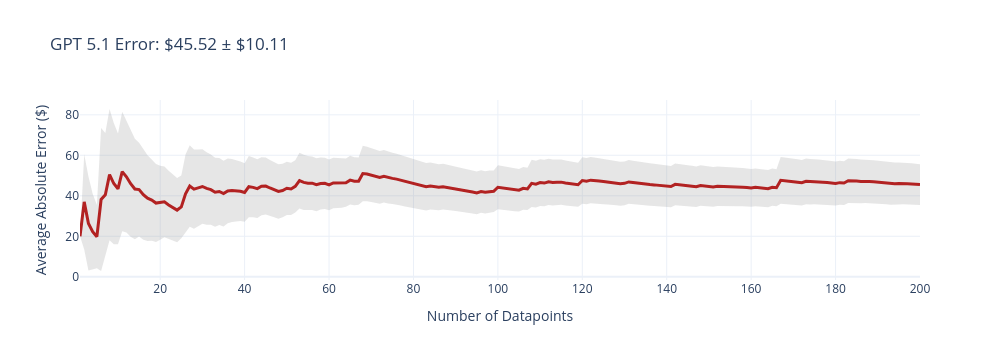
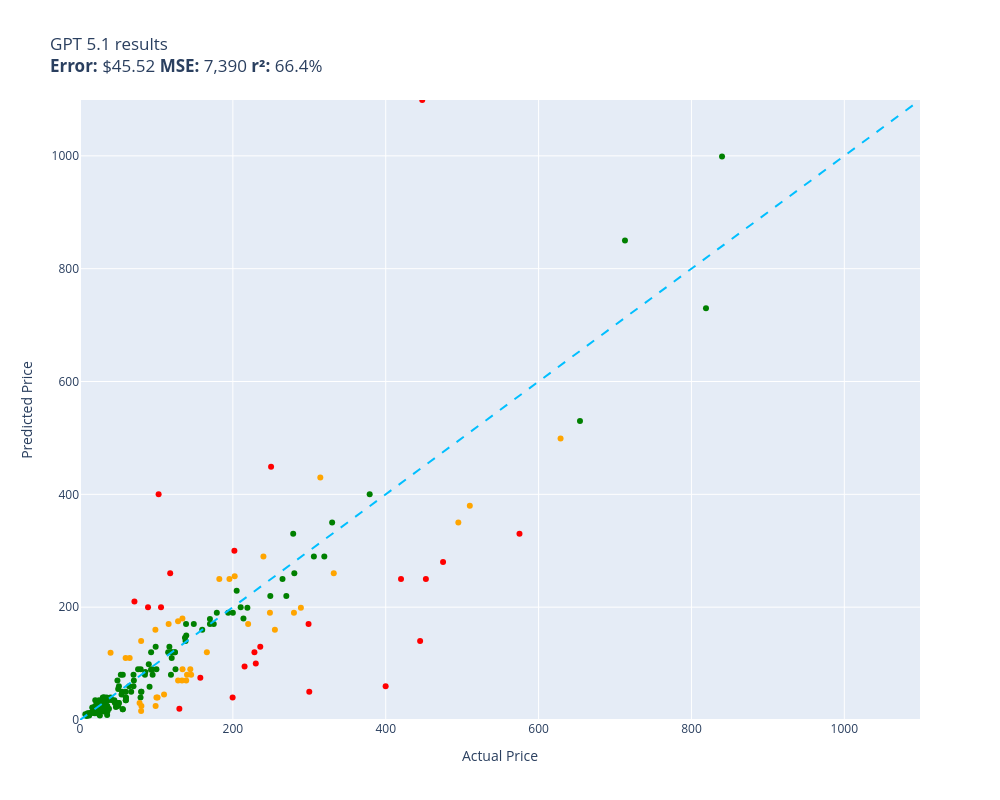

Notebook source saved alongside these figures, in order:
### Code cell
evaluate(gpt_5__1, test)

### Figure 1 — Plotly figure (JSON) as saved in the notebook; plotly's stock layout.template omitted (floating-point values rounded to 4 significant figures; data arrays with more than 128 entries replaced by an {"elided": "..."} marker saying what was removed)
{"data": [{"fill": "toself", "fillcolor": "rgba(128,128,128,0.2)", "hoverinfo": "skip", "line": {"color": "rgba(255,255,255,0)"}, "name": "95% CI", "showlegend": false, "type": "scatter", "x": {"elided": "400 int values"}, "y": {"elided": "400 float values"}}, {"customdata": {"elided": "200x1 float values"}, "hovertemplate": "n=%{x}<br>Avg Error=$%{y:,.2f}<br>±95% CI=$%{customdata[0]:,.2f}<extra></extra>", "line": {"color": "firebrick", "width": 3}, "mode": "lines", "name": "Cumulative Avg Error", "type": "scatter", "x": {"elided": "200 int values"}, "y": {"elided": "200 float values"}}], "layout": {"height": 360, "showlegend": false, "title": {"text": "GPT 5.1 Error: $45.52 ± $10.11"}, "width": 1000, "xaxis": {"title": {"text": "Number of Datapoints"}}, "yaxis": {"title": {"text": "Average Absolute Error ($)"}}}}

### Figure 2 — Plotly figure (JSON) as saved in the notebook; plotly's stock layout.template omitted (floating-point values rounded to 4 significant figures; data arrays with more than 128 entries replaced by an {"elided": "..."} marker saying what was removed)
{"data": [{"customdata": {"elided": "140x1 str values"}, "hovertemplate": "%{customdata[0]}<extra></extra>", "legendgroup": "green", "marker": {"color": "green", "size": 6, "symbol": "circle"}, "mode": "markers", "name": "green", "orientation": "v", "showlegend": true, "type": "scatter", "x": {"elided": "140 float values"}, "xaxis": "x", "y": {"elided": "140 float values"}, "yaxis": "y"}, {"customdata": [["telpo Headlight Assembly Fit For 15 Camr...\nGuess=$169.99 Actual=$115.99"], ["SuppliesOutlet Compatible Toner Cartridg...\nGuess=$89.99 Actual=$144.29"], ["Intermatic PX300 12V 300W Transformer wi...\nGuess=$180.00 Actual=$134.00"], ["Bam Trekking 3027SB Single Black Clarine...\nGuess=$260.00 Actual=$332.00"], ["Mini PC, Kinupute Desktop Computer E3-12...\nGuess=$349.99 Actual=$495.00"], ["Aolemi Oil Rubbed Bronze Single Function...\nGuess=$159.99 Actual=$98.65"], ["Clementoni 39132.5 Jigsaw Puzzle 1,000 P...\nGuess=$15.99 Actual=$79.95"], ["KOMPUTERBAY 4GB 2X 2GB DDR2 1066MHz PC2-...\nGuess=$24.99 Actual=$80.34"], ["Evergreen HSHB2005 Cylinder Head Gasket ...\nGuess=$109.99 Actual=$59.69"], ["Tidal Front + Rear Fender Flares 4PC Poc...\nGuess=$159.99 Actual=$254.99"], ["Dakota Alert MURS Alert Probe Sensor - M...\nGuess=$169.99 Actual=$219.99"], ["Wenger City Upgrade Laptop Backpack with...\nGuess=$79.99 Actual=$145.42"], ["Diversitech WG840585 Motor, (Ddb) 1/3Hp,...\nGuess=$89.99 Actual=$134.12"], ["MC: Pindicator (Dual Intensity Amber)\nGuess=$119.00 Actual=$40.00"], ["Evan-Fischer Front Bumper Cover Compatib...\nGuess=$254.99 Actual=$202.38"], ["Webcem Solar Shed Light Outdoor Indoor, ...\nGuess=$29.99 Actual=$77.96"], ["Western Digital Enterprise RE4-GP 2TB SA...\nGuess=$45.00 Actual=$109.95"], ["Poison Spyder 10-08-020 Rocker Knocker\nGuess=$499.00 Actual=$628.76"], ["VLAND LED Smoked Taillights Compatible F...\nGuess=$289.99 Actual=$239.99"], ["Trail Gear Twin Stick Kit for Top Shift ...\nGuess=$189.99 Actual=$279.92"], ["Marvel Legends Series X-Men 6-Inch Archa...\nGuess=$24.99 Actual=$98.95"], ["ANZO USA 111207 GMC SIERRA 99-06 / YUKON...\nGuess=$249.99 Actual=$182.28"], ["AC Compressor & A/C Kit For BMW 335i 335...\nGuess=$429.95 Actual=$314.41"], ["DuraGo 29515020 Front Hub Assembly\nGuess=$69.99 Actual=$128.34"], ["MXR Carbon Copy Deluxe Analog Delay Guit...\nGuess=$249.99 Actual=$195.50"], ["Cardone 84-58642 New HEI Electronic Dist...\nGuess=$119.99 Actual=$165.99"], ["New Replacement seat cover fits Yamaha M...\nGuess=$69.99 Actual=$138.95"], ["UPR Mach 1 Chin Spoiler Fits 94-98 Musta...\nGuess=$109.99 Actual=$64.99"], ["ROHL WSGUM3018WH Wire Sink Grids, White\nGuess=$175.00 Actual=$128.28"], ["Competition Clutch Disc and Pressure Pla...\nGuess=$379.99 Actual=$510.00"], ["StonKraft Brass Chess Board Game Set wit...\nGuess=$79.99 Actual=$140.00"], ["Audio Techinca ATW-T1002 System 10 Handh...\nGuess=$199.00 Actual=$289.00"], ["DuraGo BR5330 Front Vented Disc Brake Ro...\nGuess=$39.99 Actual=$101.51"], ["PowerSport Front Rear Brakes and Rotors ...\nGuess=$189.99 Actual=$248.51"], ["Targus CityGear Durable Backpack, Black,...\nGuess=$69.99 Actual=$133.43"], ["Fitness Center Gym Room Weight Train Dua...\nGuess=$39.99 Actual=$99.99"], ["MonMount Triple Monitor Stand Freestandi...\nGuess=$139.99 Actual=$79.99"]], "hovertemplate": "%{customdata[0]}<extra></extra>", "legendgroup": "orange", "marker": {"color": "orange", "size": 6, "symbol": "circle"}, "mode": "markers", "name": "orange", "orientation": "v", "showlegend": true, "type": "scatter", "x": [116.0, 144.3, 134.0, 332.0, 495.0, 98.65, 79.95, 80.34, 59.69, 255.0, 220.0, 145.4, 134.1, 40.0, 202.4, 77.96, 110.0, 628.8, 240.0, 279.9, 98.95, 182.3, 314.4, 128.3, 195.5, 166.0, 138.9, 64.99, 128.3, 510.0, 140.0, 289.0, 101.5, 248.5, 133.4, 99.99, 79.99], "xaxis": "x", "y": [170.0, 89.99, 180.0, 260.0, 350.0, 160.0, 15.99, 24.99, 110.0, 160.0, 170.0, 79.99, 89.99, 119.0, 255.0, 29.99, 45.0, 499.0, 290.0, 190.0, 24.99, 250.0, 429.9, 69.99, 250.0, 120.0, 69.99, 110.0, 175.0, 380.0, 79.99, 199.0, 39.99, 190.0, 69.99, 39.99, 140.0], "yaxis": "y"}, {"customdata": [["RBC12-UPC Replacement Battery Cartridge ...\nGuess=$99.99 Actual=$229.99"], ["ACDelco GM Original Equipment FW339 Fron...\nGuess=$95.00 Actual=$215.33"], ["DEWALT 20V MAX* XR Impact Driver with Bl...\nGuess=$249.99 Actual=$452.53"], ["JRready ST6313 DT Deutsch Connector Kit,...\nGuess=$39.99 Actual=$199.68"], ["AUTOFREE LED Tail Lights Assembly Compat...\nGuess=$299.99 Actual=$201.99"], ["3D Tree Hole Branches 075 Stair Risers D...\nGuess=$19.99 Actual=$129.99"], ["KOHLER 18865-CP Filtered Water Faucet, P...\nGuess=$280.00 Actual=$475.00"], ["Sumerain S1339CM Double Handle Widesprea...\nGuess=$130.00 Actual=$235.86"], ["Lighted Triangle Mirror Cabinet Bathroom...\nGuess=$139.99 Actual=$445.00"], ["Pioneer 2AM401-BN Two Handle Kitchen Fau...\nGuess=$120.00 Actual=$228.22"], ["Grey Pneumatic 1311SD Impact Socket Set\nGuess=$74.99 Actual=$157.43"], ["Walker Exhaust Ultra EPA 16478 Direct Fi...\nGuess=$329.99 Actual=$574.99"], ["LSI Broadcom SAS 9300-8i 8-port 12Gb/s S...\nGuess=$260.00 Actual=$118.00"], ["Canon Sure Shot 90u 35mm Date Camera\nGuess=$60.00 Actual=$399.89"], ["Mikrotik RB3011UIAS-RM RouterBOARD 10xGi...\nGuess=$169.99 Actual=$299.00"], ["GENUINE VOLVO THERMOSTAT (3.0, 3.2) S60 ...\nGuess=$399.99 Actual=$102.85"], ["CradlePoint Compact Broadband Router (CB...\nGuess=$199.99 Actual=$89.00"], ["Amana Tool - SC587 Carbide Tipped 3-Wing...\nGuess=$210.00 Actual=$71.23"], ["Music Hall pa15.3 MM/MC Phono Preamplifi...\nGuess=$449.00 Actual=$250.00"], ["KUNFINE Android Radio CarPlay & Android ...\nGuess=$199.99 Actual=$106.00"], ["Steering Wheel, Carbon Fiber Automotive ...\nGuess=$1,099.00 Actual=$447.74"], ["Pacific Drums PDCM1618TTRB 16 x 18 Inche...\nGuess=$249.99 Actual=$419.99"], ["HP Laserjet 2100 Laser Printer W/Test Pr...\nGuess=$50.00 Actual=$299.98"]], "hovertemplate": "%{customdata[0]}<extra></extra>", "legendgroup": "red", "marker": {"color": "red", "size": 6, "symbol": "circle"}, "mode": "markers", "name": "red", "orientation": "v", "showlegend": true, "type": "scatter", "x": [230.0, 215.3, 452.5, 199.7, 202.0, 130.0, 475.0, 235.9, 445.0, 228.2, 157.4, 575.0, 118.0, 399.9, 299.0, 102.8, 89.0, 71.23, 250.0, 106.0, 447.7, 420.0, 300.0], "xaxis": "x", "y": [99.99, 95.0, 250.0, 39.99, 300.0, 19.99, 280.0, 130.0, 140.0, 120.0, 74.99, 330.0, 260.0, 60.0, 170.0, 400.0, 200.0, 210.0, 449.0, 200.0, 1099.0, 250.0, 50.0], "yaxis": "y"}, {"hoverinfo": "skip", "line": {"color": "deepskyblue", "dash": "dash", "width": 2}, "mode": "lines", "name": "y = x", "showlegend": false, "type": "scatter", "x": [0, 1099], "y": [0, 1099]}], "layout": {"height": 800, "legend": {"title": {"text": "color"}, "tracegroupgap": 0}, "showlegend": false, "title": {"text": "GPT 5.1 results<br><b>Error:</b> $45.52 <b>MSE:</b> 7,390 <b>r²:</b> 66.4%"}, "width": 1000, "xaxis": {"anchor": "y", "domain": [0, 1], "range": [0, 1099], "title": {"text": "Actual Price"}}, "yaxis": {"anchor": "x", "domain": [0, 1], "range": [0, 1099], "title": {"text": "Predicted Price"}}}}
